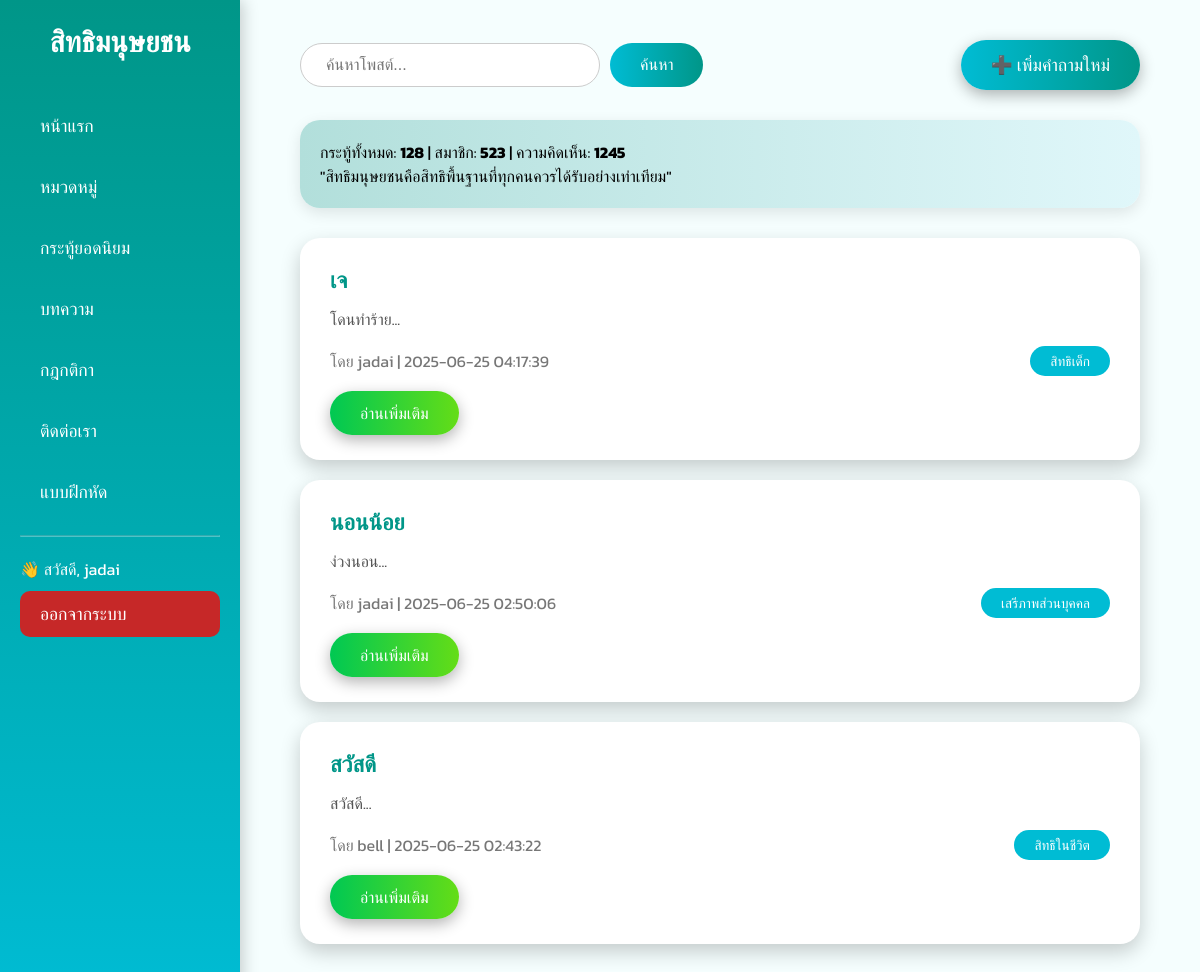
Page /index.php (signed in) on the committed database.
### tables this page shows
CREATE TABLE `posts` (
  `post_id` int(11) NOT NULL,
  `user_id` int(11) DEFAULT NULL,
  `title` varchar(255) NOT NULL,
  `content` text NOT NULL,
  `category` varchar(100) DEFAULT NULL,
  `created_at` timestamp NOT NULL DEFAULT current_timestamp()
);

CREATE TABLE `users` (
  `user_id` int(11) NOT NULL,
  `username` varchar(50) NOT NULL,
  `password` varchar(255) NOT NULL,
  `email` varchar(100) NOT NULL,
  `created_at` timestamp NOT NULL DEFAULT current_timestamp()
);

### index.php (the view, shortened to what this page needs)
<?php
require 'db_connect.php';
$keyword = "";
if (isset($_GET['keyword'])) {
    $keyword = trim($_GET['keyword']);
    $sql = "SELECT p.*, u.username
            FROM posts p
            JOIN users u ON p.user_id = u.user_id
            WHERE p.title LIKE ? OR p.content LIKE ?
            ORDER BY p.created_at DESC";
    $stmt = $conn->prepare($sql);
    $searchParam = "%" . $keyword . "%";
    $stmt->bind_param("ss", $searchParam, $searchParam);
    $stmt->execute();
    $result = $stmt->get_result();
} else {
    $sql = "SELECT p.*, u.username FROM posts p
            JOIN users u ON p.user_id = u.user_id
            ORDER BY p.created_at DESC";
    $result = $conn->query($sql);
}
?>
<!DOCTYPE html>
<html lang="th">
<head>
</head>
<body>
<div class="sidebar">
  <h2>สิทธิมนุษยชน</h2>
  <a href="index.php">หน้าแรก</a>
  <a href="category.php">หมวดหมู่</a>
  <a href="toptopic.php">กระทู้ยอดนิยม</a>
  <a href="article.php">บทความ</a>
  <a href="rules.php">กฎกติกา</a>
  <a href="contactus.php">ติดต่อเรา</a>
  <a href="test.php">แบบฝึกหัด</a>
  <hr style="border-color: rgba(255,255,255,0.3); margin: 20px 0;">
  <?php if (isset($_SESSION['user_id'])): ?>
    <div style="margin-bottom: 10px; font-size: 1rem;">👋 สวัสดี, <?php echo $_SESSION['username']; ?></div>
    <a href="logout.php" style="background: #c62828;">ออกจากระบบ</a>
  <?php else: ?>
    <a href="login.php" style="background: #00796b;">เข้าสู่ระบบ</a>
    <a href="register.php" style="background: #388e3c;">สมัครสมาชิก</a>
  <?php endif; ?>
</div>
<div class="main">
  <div class="header-top">
    <form method="get" class="search-box" style="display:flex;">
      <input type="text" name="keyword" placeholder="ค้นหาโพสต์..." value="<?php echo htmlspecialchars($keyword); ?>">
      <button type="submit" class="search-btn">ค้นหา</button>
    </form>
    <?php if (isset($_SESSION['user_id'])): ?>
      <a href="add_post.php" class="add-button">➕ เพิ่มคำถามใหม่</a>
    <?php else: ?>
      <a href="login.php" class="add-button">➕ เพิ่มคำถามใหม่</a>
    <?php endif; ?>
  </div>
  <div class="stats">
    กระทู้ทั้งหมด: <strong>128</strong> | สมาชิก: <strong>523</strong> | ความคิดเห็น: <strong>1245</strong><br>
    "สิทธิมนุษยชนคือสิทธิพื้นฐานที่ทุกคนควรได้รับอย่างเท่าเทียม"
  </div>
  <?php if ($result->num_rows > 0): ?>
    <?php while ($row = $result->fetch_assoc()): ?>
      <div class="post-card">
        <h3><?php echo htmlspecialchars($row['title']); ?></h3>
        <p><?php echo nl2br(htmlspecialchars(substr($row['content'], 0, 200))); ?>...</p>
        <div class="post-meta">
          <span>โดย <?php echo htmlspecialchars($row['username']); ?> | <?php echo $row['created_at']; ?></span>
          <span class="category-label"><?php echo htmlspecialchars($row['category']); ?></span>
        </div>
       <a class="read-more" href="view_post.php?id=<?php echo $row['id']; ?>">อ่านเพิ่มเติม</a>
      </div>
    <?php endwhile; ?>
  <?php else: ?>
    <p style="text-align:center;">ยังไม่มีโพสต์</p>
  <?php endif; ?>
</div>
</body>
</html>

### index.php (style rules this page uses)
:root { --primary: #00bcd4; --secondary: #009688; --accent: #64dd17; --success: #00c853; --light: #e0f7fa; --bg: #f5fefe; }
* { box-sizing: border-box; margin: 0; padding: 0; }
body { font-family: 'Kanit', sans-serif; background: var(--bg); display: flex; min-height: 100vh; }
.sidebar { width: 240px; background: linear-gradient(to bottom, var(--secondary), var(--primary)); color: white; padding: 20px; box-shadow: 3px 0 15px rgba(0,0,0,0.2); }
.sidebar h2 { font-size: 1.8rem; margin-bottom: 40px; text-align: center; }
.sidebar a { display: block; color: white; text-decoration: none; margin-bottom: 15px; font-size: 1.1rem; padding: 10px 20px; border-radius: 10px; transition: 0.3s; }
.main { flex: 1; padding: 40px 60px; }
.header-top { display: flex; justify-content: space-between; align-items: center; margin-bottom: 30px; }
.search-box input { padding: 12px 25px; border-radius: 50px; border: 1px solid #ccc; font-size: 1rem; width: 300px; }
.add-button { background: linear-gradient(to right, var(--primary), var(--secondary)); color: white; padding: 12px 30px; border-radius: 50px; font-size: 1.1rem; text-decoration: none; box-shadow: 0 5px 15px rgba(0,0,0,0.3); transition: 0.3s; }
.search-btn { margin-left: 10px; background: linear-gradient(to right, var(--primary), var(--secondary)); color: white; border: none; padding: 12px 30px; border-radius: 50px; font-size: 1rem; cursor: pointer; }
.stats { background: linear-gradient(to right, #b2dfdb, #e0f7fa); padding: 20px; border-radius: 20px; box-shadow: 0 5px 15px rgba(0,0,0,0.1); margin-bottom: 30px; font-size: 1rem; }
.post-card { background: white; border-radius: 20px; padding: 25px 30px; margin-bottom: 20px; box-shadow: 0 8px 20px rgba(0,0,0,0.2); transition: 0.3s; }
.post-card h3 { font-size: 1.4rem; color: var(--secondary); margin-bottom: 10px; }
.post-card p { font-size: 1rem; color: #555; }
.post-meta { margin-top: 15px; display: flex; justify-content: space-between; align-items: center; color: #777; }
.category-label { background: var(--primary); color: white; padding: 5px 20px; border-radius: 30px; font-size: 0.85rem; }
.read-more { display: inline-block; margin-top: 15px; background: linear-gradient(to right, var(--success), var(--accent)); color: white; padding: 10px 30px; border-radius: 50px; text-decoration: none; font-size: 1rem; box-shadow: 0 5px 15px rgba(0,0,0,0.3); transition: 0.3s; }

### rows in the picture
posts: title "เจ", content "โดนทำร้าย", user.username "jadai", created_at "2025-06-25 04:17:39", category "สิทธิเด็ก"
posts: title "นอนน้อย", content "ง่วงนอน", user.username "jadai", created_at "2025-06-25 02:50:06", category "เสรีภาพส่วนบุคคล"
posts: title "สวัสดี", content "สวัสดี", user.username "bell", created_at "2025-06-25 02:43:22", category "สิทธิในชีวิต"

### other values in the picture
$_SESSION['username'] "jadai"
